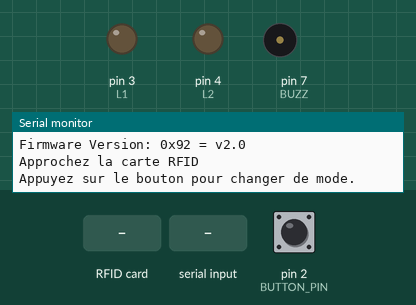
A sketch run on a simulated Arduino Uno, built with avr-gcc and run on an emulated ATmega328P. On the bench: output pins drawn as LEDs (lit = HIGH), buzzer (waves = sounding), the last lines printed to the serial monitor. Dashed ring = blinking. The inputs (shaded band) are chosen by the test bench; at power-on: pin 2 (BUTTON_PIN) HIGH. Pins used as bus, display or sensor lines are not drawn.

Above: at 1.2 s.
1.3 s: pin 2 (BUTTON_PIN) pulled LOW for 0.15 s
At 2.14 s:
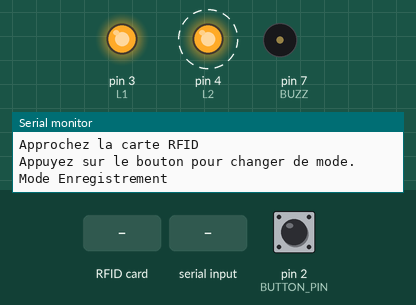
4.3 s: RFID card 5E 7A 19 C4 held to the reader
At 4.3 s:
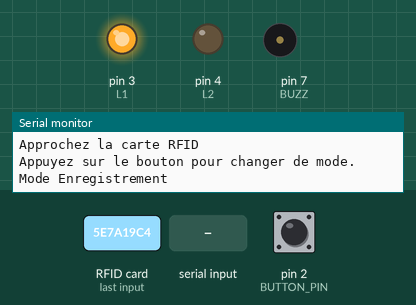
7.3 s: RFID card 5E 7A 19 C4 held to the reader
10.3 s: pin 2 (BUTTON_PIN) pulled LOW for 1 s
At 12.2 s:
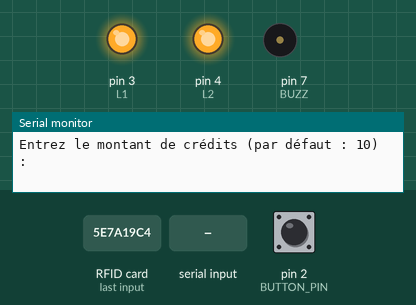
14.3 s: "30,150\n" received over Serial
At 14.67 s:
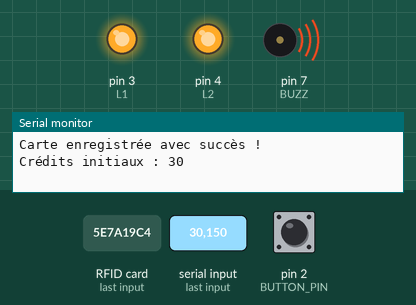
16.4 s: RFID card 5E 7A 19 C4 held to the reader
At 16.69 s:
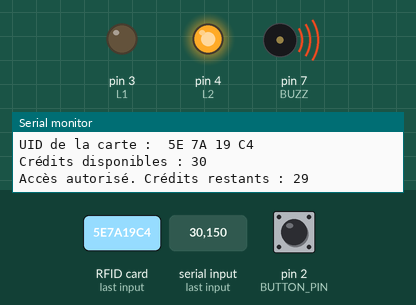
Timing chart, 0 to 19.4 s (numbered marks = the images above; inputs shaded):
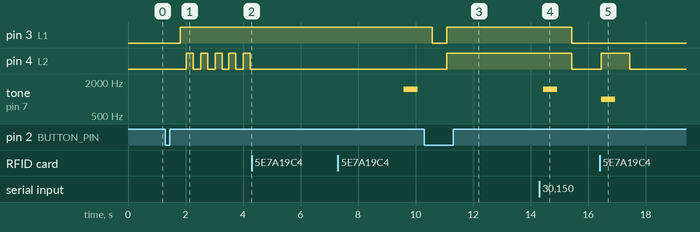

The sketch:

creditV1.ino
```cpp
#include <SPI.h>
#include <MFRC522.h>

#define SS_PIN 10 // ss du mfrc522
#define RST_PIN 9  // rst du mfrc522
#define BUTTON_PIN 2  // pin du boutton
#define CREDIT_BLOCK 28 // blocs pour les crédits

const int L1 = 3;   // LED rouge
const int L2 = 4;   // LED verte
const int BUZZ = 7; // Buzzer

MFRC522 mfrc522(SS_PIN, RST_PIN);

int mode = 0; // 0 = Vérification, 1 = Enregistrement, 2 = Test
byte storedUID[7];
byte storedUIDSize = 0;
bool isUIDStored = false;
unsigned long recordingStartTime = 0;


MFRC522::MIFARE_Key keyA = { 0xFF, 0xFF, 0xFF, 0xFF, 0xFF, 0xFF }; // Clefs par défauts changer en fonction de votre config
MFRC522::MIFARE_Key keyB = { 0xFF, 0xFF, 0xFF, 0xFF, 0xFF, 0xFF };


void setup() {
    Serial.begin(9600);
    while (!Serial);

    SPI.begin();
    mfrc522.PCD_Init();
    delay(4);
    mfrc522.PCD_DumpVersionToSerial();

    pinMode(BUTTON_PIN, INPUT_PULLUP);
    pinMode(L1, OUTPUT);
    pinMode(L2, OUTPUT);
    pinMode(BUZZ, OUTPUT);

    Serial.println("Approchez la carte RFID");
    Serial.println("Appuyez sur le bouton pour changer de mode.");
}

void loop() {
    static bool lastButtonState = HIGH;
    bool currentButtonState = digitalRead(BUTTON_PIN);

    if (lastButtonState == HIGH && currentButtonState == LOW) {
        mode = (mode + 1) % 3; // Cycle entre 0, 1 et 2
        if (mode == 1) {
            recordingStartTime = millis();
        }
        Serial.println(mode == 0 ? "Mode Vérification" : (mode == 1 ? "Mode Enregistrement" : "Mode Test"));
        delay(500);
    }
    lastButtonState = currentButtonState;

    // Gestion des LEDs
    if (mode == 1) {
        digitalWrite(L1, HIGH);
        digitalWrite(L2, millis() % 500 < 250 ? HIGH : LOW);
        if (millis() - recordingStartTime >= 15000) {
            mode = 0;
            Serial.println("Retour automatique en mode Vérification après 15 secondes.");
            digitalWrite(L1, LOW);
            digitalWrite(L2, LOW);
        }
    } else if (mode == 2) {
        digitalWrite(L1, millis() % 1000 < 500 ? HIGH : LOW);
        digitalWrite(L2, millis() % 1000 < 500 ? LOW : HIGH);
    } else {
        digitalWrite(L1, LOW);
        digitalWrite(L2, LOW);
    }

    if (mfrc522.PICC_IsNewCardPresent() && mfrc522.PICC_ReadCardSerial()) {
        Serial.print("UID de la carte : ");
        for (byte i = 0; i < mfrc522.uid.size; i++) {
            Serial.print(mfrc522.uid.uidByte[i] < 0x10 ? " 0" : " ");
            Serial.print(mfrc522.uid.uidByte[i], HEX);
        }
        Serial.println();

        if (mode == 1) {
            registerCard();
        } else if (mode == 0 && isUIDStored) {
            verifyCard();
        } else if (mode == 2) {
            testCard();
        }

        mfrc522.PICC_HaltA();
        mfrc522.PCD_StopCrypto1();
    }
}

bool readBlock(byte blockAddr, byte *data) {
    MFRC522::StatusCode status;
    byte trailerBlock = blockAddr / 4 * 4 + 3;
    byte bufferLen = 18;

    // Tentative avec la clé A
    status = mfrc522.PCD_Authenticate(MFRC522::PICC_CMD_MF_AUTH_KEY_A, trailerBlock, &keyA, &(mfrc522.uid));
    if (status == MFRC522::STATUS_OK) {
        status = mfrc522.MIFARE_Read(blockAddr, data, &bufferLen);
        if (status == MFRC522::STATUS_OK) {
            return true;
        }
    }

    Serial.print("Erreur de lecture avec la clé A : ");
    Serial.println(mfrc522.GetStatusCodeName(status));
    return false;  // Ne tente pas la clé B si la clé A échoue
}

bool writeBlock(byte blockAddr, byte *data) {
    MFRC522::StatusCode status;
    byte trailerBlock = blockAddr / 4 * 4 + 3;

    // Tentative avec la clé A seulement
    status = mfrc522.PCD_Authenticate(MFRC522::PICC_CMD_MF_AUTH_KEY_A, trailerBlock, &keyA, &(mfrc522.uid));
    if (status == MFRC522::STATUS_OK) {
        status = mfrc522.MIFARE_Write(blockAddr, data, 16);
        if (status == MFRC522::STATUS_OK) {
            return true;
        }
    }

    Serial.print("Erreur d'écriture avec la clé A : ");
    Serial.println(mfrc522.GetStatusCodeName(status));
    return false;  // Ne tente pas la clé B si la clé A échoue
}

void registerCard() {
    Serial.println("Enregistrement de la carte...");
    storedUIDSize = mfrc522.uid.size;
    for (byte i = 0; i < storedUIDSize; i++) {
        storedUID[i] = mfrc522.uid.uidByte[i];
    }
    isUIDStored = true;

    // Lire le bloc avant d'écrire
    Serial.println("Lecture du bloc avant écriture...");
    byte readData[16];
    if (readBlock(CREDIT_BLOCK, readData)) {
        Serial.print("Contenu avant écriture : ");
        for (int i = 0; i < 16; i++) {
            Serial.print(readData[i], HEX);
            Serial.print(" ");
        }
        Serial.println();
    } else {
        Serial.println("Erreur lors de la lecture du bloc avant écriture.");
        return;
    }

    // Attendre l'entrée du crédit pendant 5 secondes
    int initialCredits = 10; // Crédit par défaut
    Serial.println("Entrez le montant de crédits (par défaut : 10) :");
    unsigned long startTime = millis();
    while (millis() - startTime < 5000) {
        if (Serial.available() > 0) {
            String creditStr = Serial.readStringUntil('\n');
            initialCredits = creditStr.toInt();
            if (initialCredits <= 0) {
                initialCredits = 10;
            }
            break;
        }
    }

    Serial.print("Crédits enregistrés : ");
    Serial.println(initialCredits);

    byte creditData[16] = {0};
    creditData[0] = (initialCredits >> 8) & 0xFF;
    creditData[1] = initialCredits & 0xFF;

    // Écrire les données
    if (writeBlock(CREDIT_BLOCK, creditData)) {
        Serial.println("Données écrites avec succès.");
    } else {
        Serial.println("Erreur lors de l'écriture des données.");
        return;
    }

    // Lire le bloc après écriture pour vérification
    if (readBlock(CREDIT_BLOCK, readData)) {
        Serial.print("Contenu après écriture : ");
        for (int i = 0; i < 16; i++) {
            Serial.print(readData[i], HEX);
            Serial.print(" ");
        }
        Serial.println();

        // Vérifier les données écrites
        if (readData[0] == creditData[0] && readData[1] == creditData[1]) {
            Serial.println("Carte enregistrée avec succès !");
            Serial.print("Crédits initiaux : ");
            Serial.println(initialCredits);
        } else {
            Serial.println("Erreur : Données écrites non vérifiées.");
        }
    } else {
        Serial.println("Erreur lors de la lecture des données après écriture.");
    }

    tone(BUZZ, 1500, 500);
    delay(1000);
    mode = 0;
    Serial.println("Retour au mode vérification.");
    digitalWrite(L1, LOW);
    digitalWrite(L2, LOW);
}

void verifyCard() {
    bool accessGranted = true;
    if (mfrc522.uid.size != storedUIDSize) {
        accessGranted = false;
    } else {
        for (byte i = 0; i < storedUIDSize; i++) {
            if (mfrc522.uid.uidByte[i] != storedUID[i]) {
                accessGranted = false;
                break;
            }
        }
    }

    if (accessGranted) {
        byte blockData[16];
        if (readBlock(CREDIT_BLOCK, blockData)) {
            int credits = (blockData[0] << 8) | blockData[1];
            Serial.print("Crédits disponibles : ");
            Serial.println(credits);

            if (credits > 0) {
                credits--;
                byte newData[16] = {0};
                newData[0] = (credits >> 8) & 0xFF;
                newData[1] = credits & 0xFF;

                if (writeBlock(CREDIT_BLOCK, newData)) {
                    Serial.print("Accès autorisé. Crédits restants : ");
                    Serial.println(credits);
                    digitalWrite(L2, HIGH);
                    tone(BUZZ, 1000, 500);
                } else {
                    Serial.println("Erreur lors de la mise à jour des crédits.");
                    digitalWrite(L1, HIGH);
                    tone(BUZZ, 500, 500);
                }
            } else {
                Serial.println("Crédits insuffisants.");
                digitalWrite(L1, HIGH);
                tone(BUZZ, 500, 500);
            }
        } else {
            Serial.println("Erreur lors de la lecture des crédits.");
        }
    } else {
        Serial.println("Accès refusé.");
        digitalWrite(L1, HIGH);
        tone(BUZZ, 500, 500);
    }

    delay(1000);
    digitalWrite(L1, LOW);
    digitalWrite(L2, LOW);
}

void testCard() {
    // Fonctionnalité de test pour le mode 2
    Serial.println("Mode Test - Affichage du contenu du bloc de crédit");

    byte blockData[16];
    if (readBlock(CREDIT_BLOCK, blockData)) {
        Serial.print("Contenu du bloc : ");
        for (int i = 0; i < 16; i++) {
            Serial.print(blockData[i], HEX);
            Serial.print(" ");
        }
        Serial.println();
    } else {
        Serial.println("Erreur lors de la lecture du bloc.");
    }
}
```

Measured:
- after the input at 1.3 s, pin 3 (L1): LOW → HIGH after 0.52 s; pin 4 (L2): alternates HIGH for 0.25 s and LOW for 0.25 s, starting after 0.72 s
- after the input at 4.3 s, pin 4 (L2): stops changing and stays LOW
- after the input at 10.3 s, tone on pin 7 (BUZZ): stays silent (without the input it goes to 1000 Hz after 0.35 s)
- after the input at 14.3 s, pin 3 (L1), pin 4 (L2): HIGH → LOW after 1.1 s; tone on pin 7 (BUZZ): silent → 1500 Hz after 0.13 s instead of 2.1 s
- after the input at 16.4 s, pin 4 (L2): LOW → HIGH after 0.05 s, → LOW 1.0 s later; tone on pin 7 (BUZZ): silent → 1000 Hz after 0.05 s, → silent 0.50 s later
